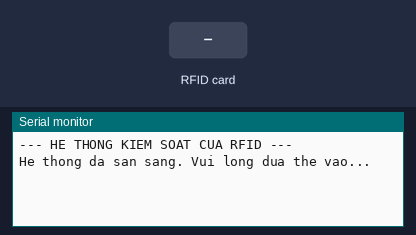
Recording of a sketch running on a simulated ESP32. Shown: the last lines printed to the serial monitor. Inputs (shaded band) come from the test bench.

Above: at 2.2 s.
2.3 s: RFID card 03 2F 33 FA held to the reader
At 3.5 s:
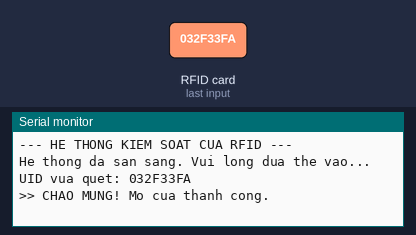
3.8 s: RFID card 5E 7A 19 C4 held to the reader
At 5.0 s:
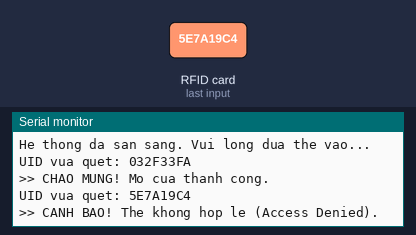

Measured:
- after the input at 2.3 s, the serial monitor: prints a new line at once (image 1)
- after the input at 3.8 s, the serial monitor: prints a new line at once (image 2)

The sketch:

RFID-RC522.ino
```cpp
/*
 * BÀI TEST 4: ĐẦU ĐỌC THẺ TỪ RFID-RC522 (KIỂM SOÁT CỬA)
 * * * THƯ VIỆN CẦN CÀI ĐẶT:
 * Vào Arduino Library Manager, tìm và cài đặt: "MFRC522" (Tác giả: GithubCommunity)
 *
 * * HƯỚNG DẪN NỐI DÂY VỚI ESP32 (30 CHÂN):
 * - SDA (SS) : D5
 * - SCK      : D18
 * - MOSI     : D23
 * - MISO     : D19
 * - RST      : D22
 * - 3.3V     : 3V3
 * - GND      : GND
 *
 * * CẤU HÌNH THẺ:
 * - Thẻ hợp lệ (Mở cửa): 032F33FA
 * - Mọi thẻ khác: Báo lỗi "The khong hop le"
 */

#include <SPI.h>
#include <MFRC522.h>

#define SS_PIN  5
#define RST_PIN 22

MFRC522 mfrc522(SS_PIN, RST_PIN);

// Danh sách thẻ hợp lệ
String theHopLe = "032F33FA";

void setup() {
  Serial.begin(115200);
  SPI.begin();
  mfrc522.PCD_Init();

  delay(1000);
  Serial.println("--- HE THONG KIEM SOAT CUA RFID ---");
  Serial.println("He thong da san sang. Vui long dua the vao...");
}

void loop() {
  // Tìm thẻ mới
  if (!mfrc522.PICC_IsNewCardPresent()) return;
  if (!mfrc522.PICC_ReadCardSerial()) return;

  // Đọc UID và chuyển thành chuỗi HEX
  String content = "";
  for (byte i = 0; i < mfrc522.uid.size; i++) {
    content.concat(String(mfrc522.uid.uidByte[i] < 0x10 ? "0" : ""));
    content.concat(String(mfrc522.uid.uidByte[i], HEX));
  }
  content.toUpperCase();

  Serial.print("UID vua quet: ");
  Serial.println(content);

  // Logic kiểm tra thẻ
  if (content == theHopLe) {
    Serial.println(">> CHAO MUNG! Mo cua thanh cong.");
    // Sau này nối Servo vào đây để điều khiển
  } else {
    Serial.println(">> CANH BAO! The khong hop le (Access Denied).");
    // Có thể thêm còi báo động vào đây nếu muốn
  }

  delay(1000);
  mfrc522.PICC_HaltA();
}
```
